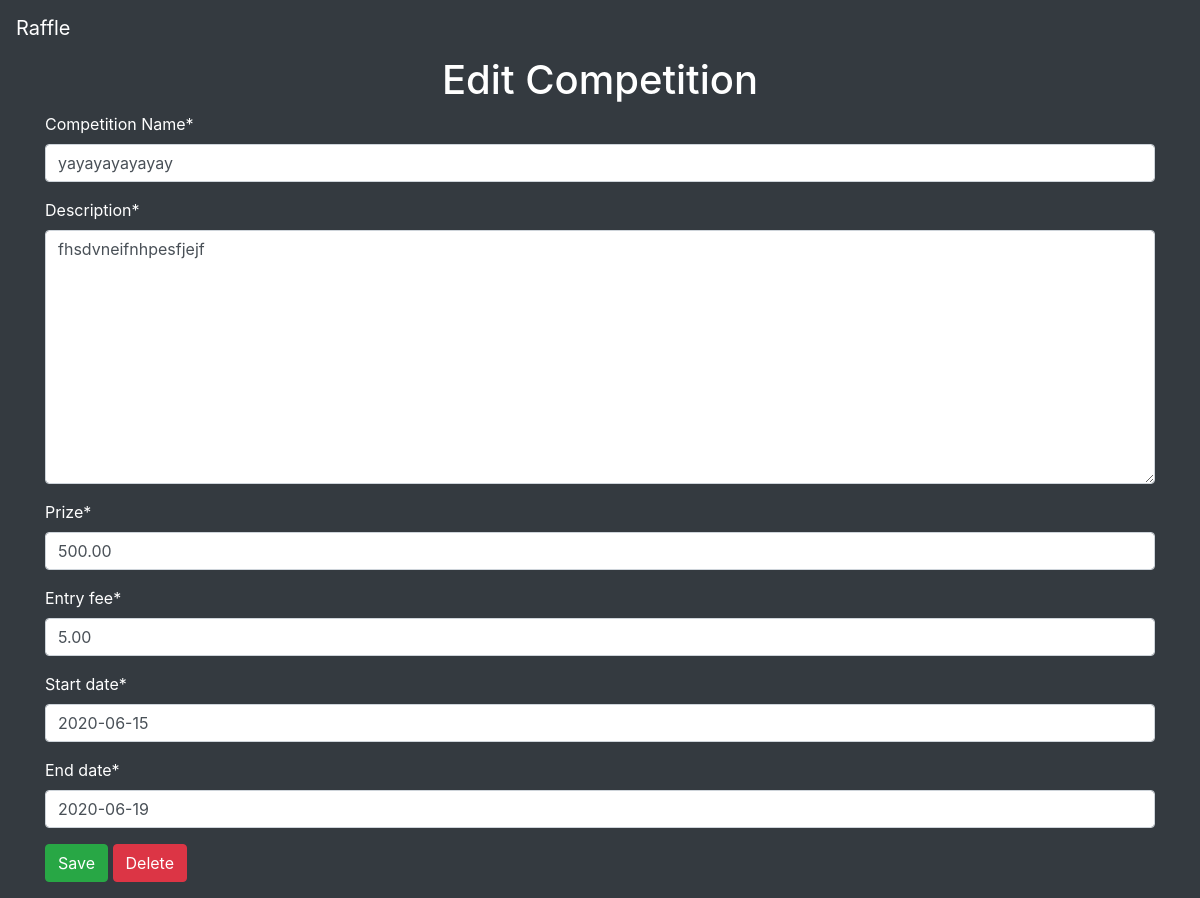
The page /edit_comp/1 on the database as committed earlier.
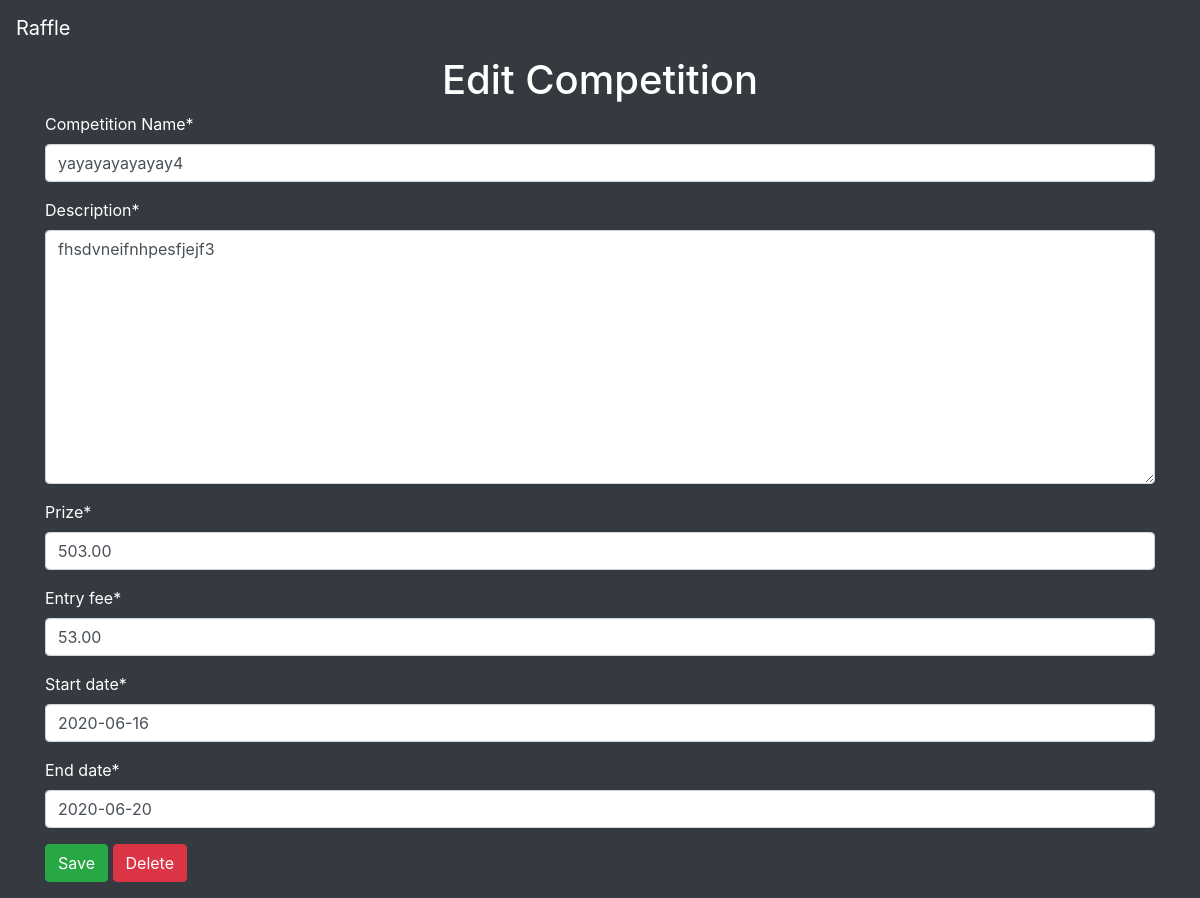
The same page on the database as committed later.
### raffle/models.py (models this page shows)
class Competition(models.Model):
    comp_id = models.AutoField(primary_key=True, unique=True)
    comp_name = models.CharField(max_length=50)
    description = models.TextField()
    entry_fee = models.DecimalField(max_digits=5, decimal_places=2)
    prize = models.DecimalField(max_digits=7, decimal_places=2)
    start_date = models.DateField()
    end_date = models.DateField()

### raffle/views.py (the view, shortened to what this page needs)
# urls.py: path('edit_comp/<str:id>', views.edit_comp, name='edit_comp'),
def edit_comp(request, id):
    instance = get_object_or_404(Competition, comp_id=id)
    form = CompForm(instance=instance)
    return render(request, 'edit_comp.html', {'form': form})

### raffle/models.py
class CompForm(ModelForm):
    class Meta:
        model = Competition
        labels = {
            'comp_name': _('Competition Name'),
        }
        widgets = {
            'start_date': DatePickerInput(format='%Y-%m-%d'),
            'end_date': DatePickerInput(format='%Y-%m-%d'),  # specify date-frmat
        }
        fields = ['comp_name', 'description', 'prize', 'entry_fee', 'start_date', 'end_date']

### raffle/templates/edit_comp.html
{% extends 'base.html'%}
{%block content%}
{% load crispy_forms_tags %}
<div class="container">
    <h1 class="text-center text-white">Edit Competition</h1>
    <form method="POST" class="text-white">{% csrf_token %}
        <div class="form-group">
            {{ form | crispy }}
        </div>
        <button type="submit" class="save btn btn-success" name="save-btn">Save</button>
        <button type="submit" class = "btn btn-danger" name="delete-btn">Delete</button>
    </form>
</div>
{% endblock %}

Rows that differ between the two databases and show on the page:
changed Competition: comp_name "yayayayayayay" → "yayayayayayay4"; description "fhsdvneifnhpesfjejf" → "fhsdvneifnhpesfjejf3"; prize "500.00" → "503.00"; entry_fee "5.00" → "53.00"; start_date "2020-06-15" → "2020-06-16"; end_date "2020-06-19" → "2020-06-20"
